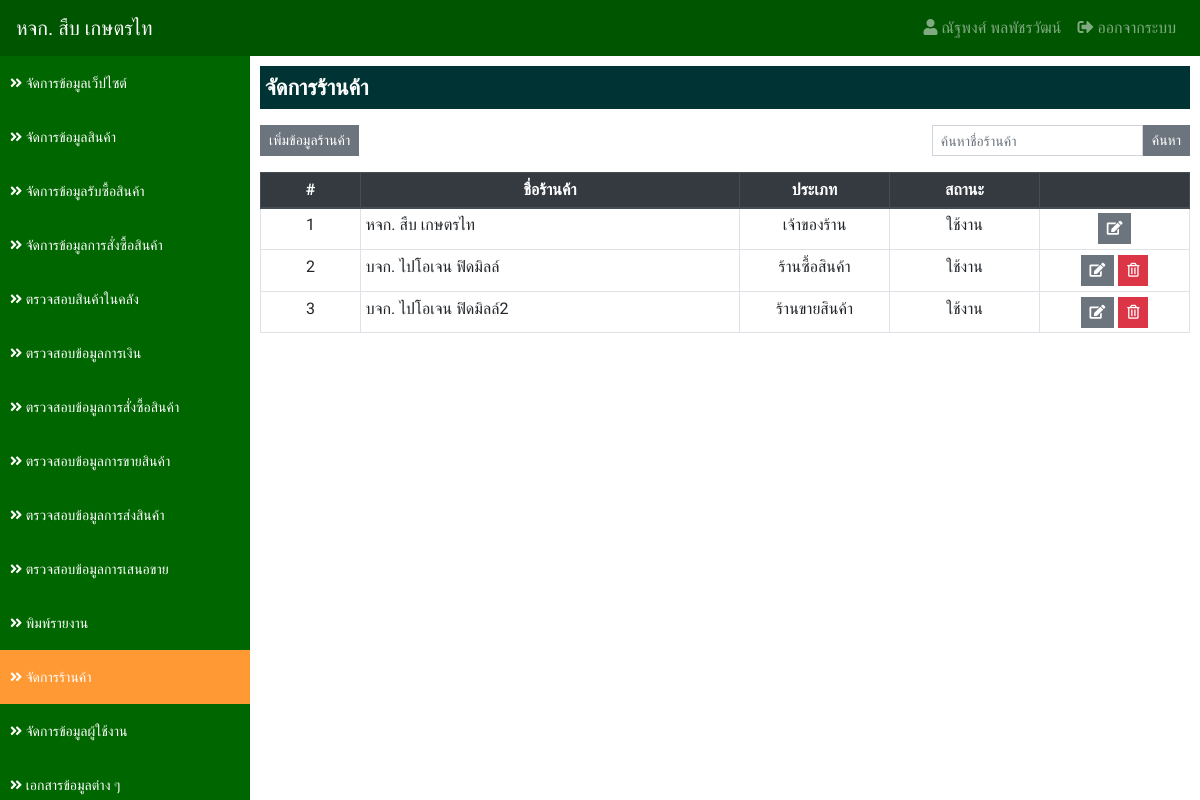
Page /?app=store&action=store_list (signed in) on the committed database.
### tables this page shows
CREATE TABLE `store_tb` (
  `store_id` int(11) NOT NULL,
  `store_name` varchar(255) NOT NULL COMMENT 'ชื่อร้าน',
  `store_address` varchar(255) NOT NULL COMMENT 'ที่อยู่',
  `store_phone` varchar(100) NOT NULL COMMENT 'เบอร์โทรศัพท์',
  `store_tax` varchar(100) NOT NULL COMMENT 'เลขประจำตัวผู้เสียภาษี',
  `store_type` int(1) NOT NULL COMMENT 'ประเภทร้าน 1.เจ้าของร้าน 2.ร้านซื้อสินค้า 3.ร้านขายสินค้า',
  `store_status` int(1) NOT NULL COMMENT 'สถานะ 1.ใช้งาน 2.ปิดการใช้งาน 3.ลบ'
);

### applications/connect_db.php (called while the page is built, shortened)
<?php
    $serveName      = "localhost";
    $userConect     = "root";
    $passConnect    = "";
    $DB             = "sub_data";
    $conn           = new mysqli($serveName, $userConect, $passConnect, $DB);
    $conn->set_charset("utf8");
    $status         = array('',
                        'ใช้งาน',
                        'ปิดการใช้งาน'
                    );
    $typeStore      = array('',
                        'เจ้าของร้าน',
                        'ร้านซื้อสินค้า',
                        'ร้านขายสินค้า'
                    );
    function select_db($sql) {
        Global $conn;
        return $conn->query($sql);
    }
?>

### applications/store/store_list.php (the view, shortened to what this page needs)
<?php
   @ $store_name = $_POST['store_name'];
    $where = ($store_name!="")? "AND store_name LIKE '$store_name%'":"";
    $result = select_db("
        SELECT
            *
        FROM
            store_tb
        WHERE
            store_status != '3'
        $where
    ");
?>
<div class="detail">
    <p class="title">จัดการร้านค้า</p>
    <div class="row">
        <div class="col-sm-6">
            <a href="?app=store&action=store_add" class="btn btn-secondary btn-sm">เพิ่มข้อมูลร้านค้า</a>
        </div>
        <div class="col-sm-6">
            <form action="" class="form-inline float-right" method="POST">
                <div class="input-group mb-3">
                    <input type="text" name="store_name" value="<?=$store_name?>" placeholder="ค้นหาชื่อร้านค้า" class="form-control form-control-sm">
                    <button type="submit" class="btn btn-secondary btn-sm">ค้นหา</button>
                </div>
            </form>
        </div>
    </div>
    <table class="table table-bordered table-hover table-sm">
        <thead class="thead-dark">
            <tr>
                <th class="text-center" style="width: 100px;">#</th>
                <th class="text-center">ชื่อร้านค้า</th>
                <th class="text-center" style="width: 150px;">ประเภท</th>
                <th class="text-center" style="width: 150px;">สถานะ</th>
                <th class="text-center" style="width: 150px;"></th>
            </tr>
        </thead>
        <tbody>
        <?php
            if ($result->num_rows > 0) {
                $i = 1;
                while($row = $result->fetch_assoc()) {
        ?>
            <tr>
                <td class="text-center"><?=$i?></td>
                <td><?=$row['store_name']?></td>
                <td class="text-center"><?=$typeStore[$row['store_type']]?></td>
                <td class="text-center"><?=$status[$row['store_status']]?></td>
                <td class="text-center">
                    <a href="?app=store&action=store_edit&id=<?=$row['store_id']?>" class="btn btn-secondary btn-sm" title="แก้ไขข้อมูล"><i class="fas fa-edit"></i></a>
                    <?php if ($row['store_id'] != 1) { ?>
                    <a href="?app=store&action=store_delete&id=<?=$row['store_id']?>" class="btn btn-danger btn-sm" onclick="return confirm('ยืนยันการลบข้อมูล ?')" title="ลบข้อมูล"><i class="far fa-trash-alt"></i></a>
                    <?php } ?>
                </td>
            </tr>
            <?php $i++;}} else { ?>
            <tr>
                <td class="text-center" colspan="5">ไม่มีข้อมูล</td>
            </tr>
            <?php } ?>
        </tbody>
    </table>
</div>

### assets/css/custom.css (style rules this page uses)
html { overflow-x: hidden; }
body { font-family: 'Niramit', sans-serif; }
.form-control, .btn { border-radius: 0px; }
.content > .detail { padding: 10px; }
.content > .detail > .title { font-size: 22px; font-weight: bold; padding: 5px; background-color: #003333; color: #FFF; }

### rows in the picture
store_tb: store_name "หจก. สืบ เกษตรไท", store_type "เจ้าของร้าน", store_status "ใช้งาน"
store_tb: store_name "บจก. ไปโอเจน ฟิดมิลล์", store_type "ร้านซื้อสินค้า", store_status "ใช้งาน"
store_tb: store_name "บจก. ไปโอเจน ฟิดมิลล์2", store_type "ร้านขายสินค้า", store_status "ใช้งาน"

### other values in the picture
$_SESSION['user_fullname'] "ณัฐพงศ์ พลพัชรวัฒน์"
